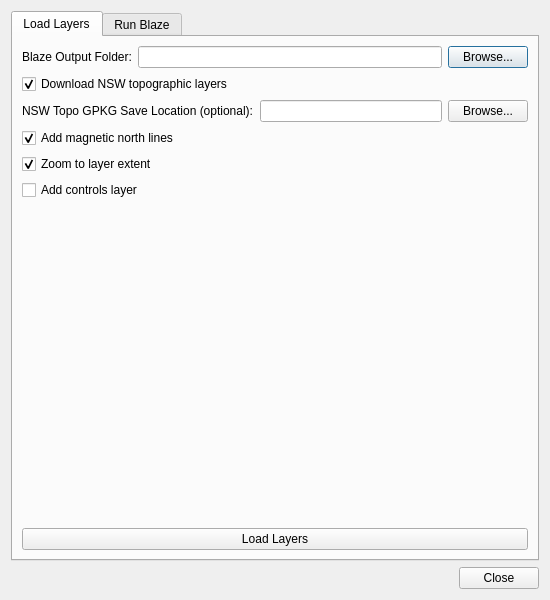
<?xml version="1.0" encoding="UTF-8"?>
<ui version="4.0">
 <class>BlazeLoaderDialogBase</class>
 <widget class="QDialog" name="BlazeLoaderDialogBase">
  <property name="geometry">
   <rect>
    <x>0</x>
    <y>0</y>
    <width>550</width>
    <height>600</height>
   </rect>
  </property>
  <property name="windowTitle">
   <string>Blaze Tools</string>
  </property>
  <layout class="QVBoxLayout" name="verticalLayout_3">
   <item>
    <widget class="QTabWidget" name="tabWidget">
     <property name="currentIndex">
      <number>0</number>
     </property>
     <widget class="QWidget" name="loadLayersTab">
      <attribute name="title">
       <string>Load Layers</string>
      </attribute>
      <layout class="QVBoxLayout" name="verticalLayout_2">
       <item>
        <layout class="QHBoxLayout" name="folderLayout">
         <item>
          <widget class="QLabel" name="folderLabel">
           <property name="text">
            <string>Blaze Output Folder:</string>
           </property>
          </widget>
         </item>
         <item>
          <widget class="QLineEdit" name="folderLineEdit"/>
         </item>
         <item>
          <widget class="QPushButton" name="browseButton">
           <property name="text">
            <string>Browse...</string>
           </property>
          </widget>
         </item>
        </layout>
       </item>
       <item>
        <widget class="QCheckBox" name="downloadTopoCheckBox">
         <property name="text">
          <string>Download NSW topographic layers</string>
         </property>
         <property name="checked">
          <bool>true</bool>
         </property>
        </widget>
       </item>
       <item>
        <layout class="QHBoxLayout" name="gpkgLayout">
         <item>
          <widget class="QLabel" name="gpkgLabel">
           <property name="text">
            <string>NSW Topo GPKG Save Location (optional):</string>
           </property>
          </widget>
         </item>
         <item>
          <widget class="QLineEdit" name="gpkgLineEdit"/>
         </item>
         <item>
          <widget class="QPushButton" name="gpkgBrowseButton">
           <property name="text">
            <string>Browse...</string>
           </property>
          </widget>
         </item>
        </layout>
       </item>
       <item>
        <widget class="QCheckBox" name="addMagNorthCheckBox">
         <property name="text">
          <string>Add magnetic north lines</string>
         </property>
         <property name="checked">
          <bool>true</bool>
         </property>
        </widget>
       </item>
       <item>
        <widget class="QCheckBox" name="zoomToExtentCheckBox">
         <property name="text">
          <string>Zoom to layer extent</string>
         </property>
         <property name="checked">
          <bool>true</bool>
         </property>
        </widget>
       </item>
       <item>
        <widget class="QCheckBox" name="addControlsCheckBox">
         <property name="text">
          <string>Add controls layer</string>
         </property>
         <property name="checked">
          <bool>false</bool>
         </property>
        </widget>
       </item>
       <item>
        <spacer name="verticalSpacer">
         <property name="orientation">
          <enum>Qt::Vertical</enum>
         </property>
         <property name="sizeHint" stdset="0">
          <size>
           <width>20</width>
           <height>40</height>
          </size>
         </property>
        </spacer>
       </item>
       <item>
        <widget class="QPushButton" name="loadButton">
         <property name="text">
          <string>Load Layers</string>
         </property>
        </widget>
       </item>
      </layout>
     </widget>
     <widget class="QWidget" name="runBlazeTab">
      <attribute name="title">
       <string>Run Blaze</string>
      </attribute>
      <layout class="QVBoxLayout" name="verticalLayout">
       <item>
        <layout class="QHBoxLayout" name="exeLayout">
         <item>
          <widget class="QLabel" name="exeLabel">
           <property name="text">
            <string>Blaze Executable:</string>
           </property>
          </widget>
         </item>
         <item>
          <widget class="QLineEdit" name="blazeExeLineEdit"/>
         </item>
         <item>
          <widget class="QPushButton" name="blazeExeBrowseButton">
           <property name="text">
            <string>Browse...</string>
           </property>
          </widget>
         </item>
        </layout>
       </item>
       <item>
        <layout class="QHBoxLayout" name="horizontalLayout">
         <item>
          <widget class="QLabel" name="label">
           <property name="text">
            <string>LAZ Folder:</string>
           </property>
          </widget>
         </item>
         <item>
          <widget class="QLineEdit" name="lazFolderLineEdit"/>
         </item>
         <item>
          <widget class="QPushButton" name="lazFolderBrowseButton">
           <property name="text">
            <string>Browse...</string>
           </property>
          </widget>
         </item>
        </layout>
       </item>
       <item>
        <layout class="QHBoxLayout" name="horizontalLayout_2">
         <item>
          <widget class="QLabel" name="label_2">
           <property name="text">
            <string>Scale:</string>
           </property>
          </widget>
         </item>
         <item>
          <widget class="QLineEdit" name="scaleLineEdit">
           <property name="text">
            <string>25000</string>
           </property>
          </widget>
         </item>
        </layout>
       </item>
       <item>
        <layout class="QHBoxLayout" name="runOutputLayout">
         <item>
          <widget class="QLabel" name="runOutputLabel">
           <property name="text">
            <string>Output Folder:</string>
           </property>
          </widget>
         </item>
         <item>
          <widget class="QLineEdit" name="runOutputLineEdit"/>
         </item>
         <item>
          <widget class="QPushButton" name="runOutputBrowseButton">
           <property name="text">
            <string>Browse...</string>
           </property>
          </widget>
         </item>
        </layout>
       </item>
       <item>
        <widget class="QLabel" name="label_3">
         <property name="text">
          <string>JSON Config:</string>
         </property>
        </widget>
       </item>
       <item>
        <widget class="QPlainTextEdit" name="jsonConfigTextEdit"/>
       </item>
       <item>
        <widget class="QPushButton" name="runBlazeButton">
         <property name="text">
          <string>Run Blaze</string>
         </property>
        </widget>
       </item>
       <item>
        <widget class="QProgressBar" name="runProgressBar">
         <property name="value">
          <number>0</number>
         </property>
        </widget>
       </item>
       <item>
        <widget class="QPlainTextEdit" name="runLogTextEdit">
         <property name="readOnly">
          <bool>true</bool>
         </property>
        </widget>
       </item>
      </layout>
     </widget>
    </widget>
   </item>
   <item>
    <widget class="QDialogButtonBox" name="buttonBox">
     <property name="standardButtons">
      <set>QDialogButtonBox::Close</set>
     </property>
    </widget>
   </item>
  </layout>
 </widget>
 <resources/>
 <connections/>
</ui>
